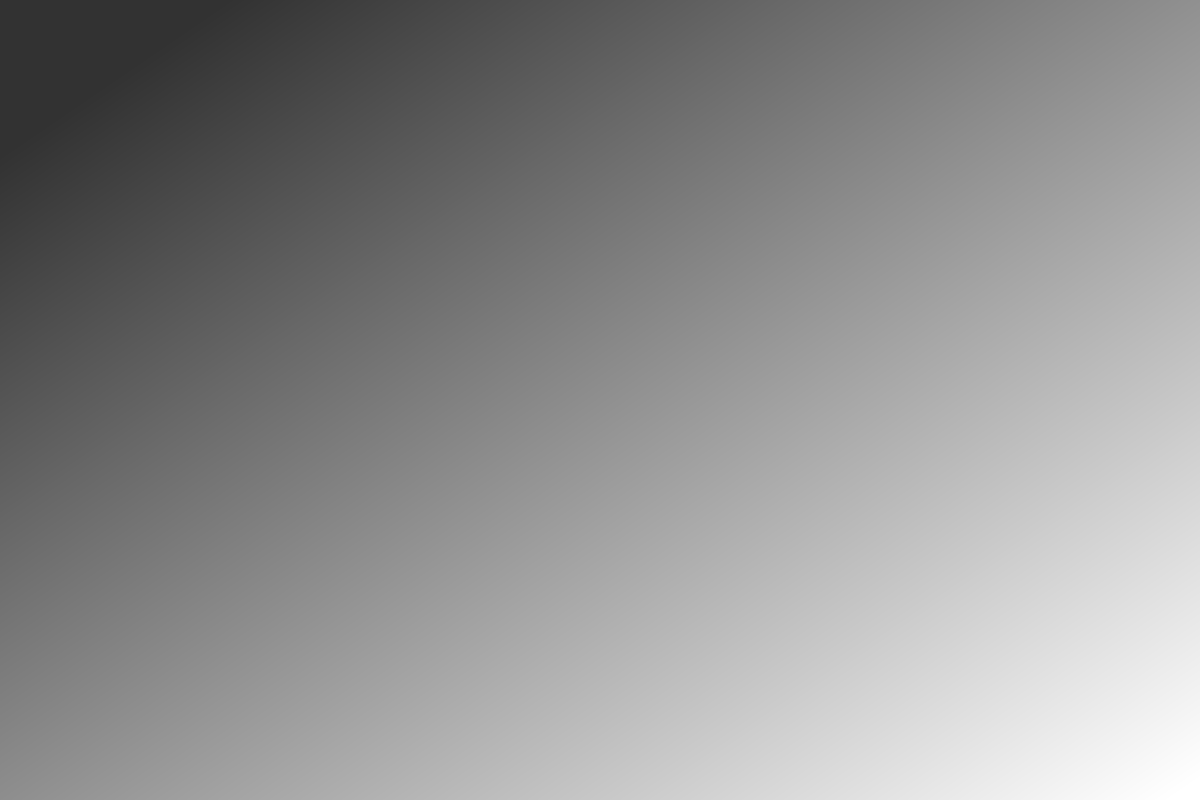
<?xml version="1.0" encoding="UTF-8"?>
<ui version="4.0">
 <class>Dialog</class>
 <widget class="QDialog" name="Dialog">
  <property name="geometry">
   <rect>
    <x>0</x>
    <y>0</y>
    <width>1200</width>
    <height>800</height>
   </rect>
  </property>
  <property name="windowTitle">
   <string>Dialog</string>
  </property>
  <widget class="QWidget" name="bgwidget" native="true">
   <property name="geometry">
    <rect>
     <x>0</x>
     <y>0</y>
     <width>1201</width>
     <height>801</height>
    </rect>
   </property>
   <property name="styleSheet">
    <string notr="true">QWidget#bgwidget{
background-color:qlineargradient(spread:pad, x1:0.091, y1:0.101636, x2:0.991379, y2:0.977, stop:0 rgba(50, 50, 50, 255), stop:1 rgba(255, 255, 255, 255));}
</string>
   </property>
   <widget class="QLabel" name="error">
    <property name="geometry">
     <rect>
      <x>440</x>
      <y>456</y>
      <width>341</width>
      <height>20</height>
     </rect>
    </property>
    <property name="styleSheet">
     <string notr="true">font: 12pt &quot;MS Shell Dlg 2&quot;; color:red;</string>
    </property>
    <property name="text">
     <string/>
    </property>
   </widget>
   <widget class="QLabel" name="image">
    <property name="geometry">
     <rect>
      <x>80</x>
      <y>190</y>
      <width>151</width>
      <height>141</height>
     </rect>
    </property>
    <property name="styleSheet">
     <string notr="true">border-radius:50%;</string>
    </property>
    <property name="text">
     <string/>
    </property>
    <property name="scaledContents">
     <bool>true</bool>
    </property>
   </widget>
  </widget>
 </widget>
 <resources/>
 <connections/>
</ui>
